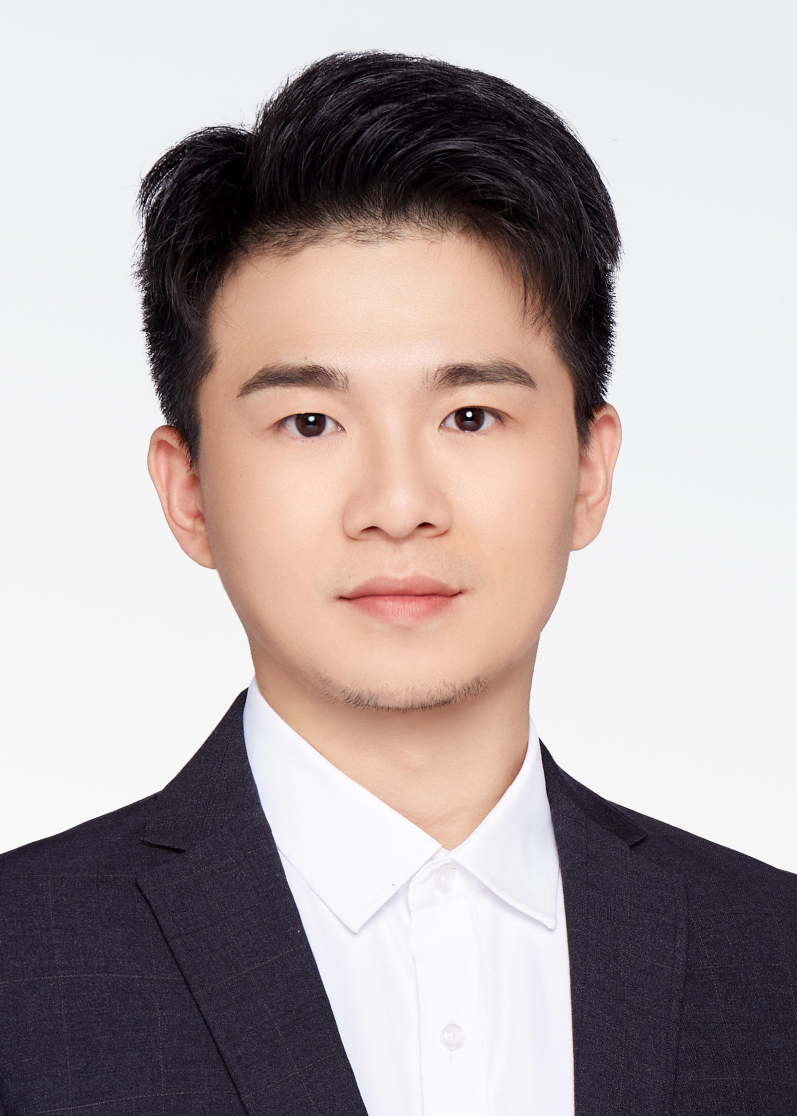
#> input picture me.jpeg, 1593 x 2232 px (shown at 1/2 size)
$ python thumb.py   (older library calls are emulated)
#> lines starting #> are read from the running program, lines starting #| are printed output that depends on the picture
# -*- coding: utf-8 -*-
from PIL import Image


def get_thumb():
    in_file = "./me.jpeg"
    out_file = "./me_thumbnail.jpeg"
    try:
        im = Image.open(in_file)
#> im is the input picture: PIL image 1593x2232 RGB; mean R, G, B 178.7, 167.6, 167
        size = 128, 128
        im.thumbnail(size, Image.ANTIALIAS)
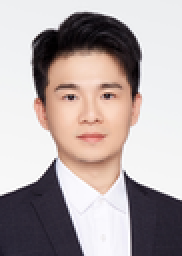
#> im: PIL image 91x128 RGB (shown 2 times larger); mean R, G, B 178.7, 167.6, 166.9
        im.save(out_file, "JPEG")
    except IOError:
        print("cannot create thumbnail for '%s'" % in_file)


if __name__ == "__main__":
    get_thumb()
